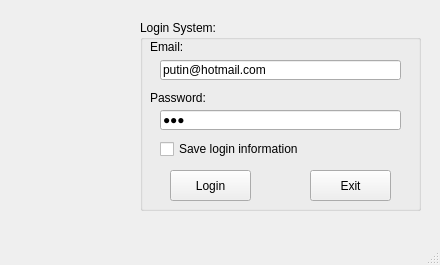
<?xml version="1.0" encoding="UTF-8"?>
<ui version="4.0">
 <class>MainWindow</class>
 <widget class="QMainWindow" name="MainWindow">
  <property name="geometry">
   <rect>
    <x>0</x>
    <y>0</y>
    <width>440</width>
    <height>265</height>
   </rect>
  </property>
  <property name="windowTitle">
   <string>MainWindow</string>
  </property>
  <widget class="QWidget" name="centralwidget">
   <widget class="QGroupBox" name="groupBox">
    <property name="geometry">
     <rect>
      <x>140</x>
      <y>20</y>
      <width>281</width>
      <height>191</height>
     </rect>
    </property>
    <property name="title">
     <string>Login System:</string>
    </property>
    <widget class="QLabel" name="label">
     <property name="geometry">
      <rect>
       <x>10</x>
       <y>20</y>
       <width>47</width>
       <height>14</height>
      </rect>
     </property>
     <property name="text">
      <string>Email:</string>
     </property>
    </widget>
    <widget class="QLineEdit" name="lineEditEmail">
     <property name="geometry">
      <rect>
       <x>20</x>
       <y>40</y>
       <width>241</width>
       <height>20</height>
      </rect>
     </property>
     <property name="text">
      <string>putin@hotmail.com</string>
     </property>
    </widget>
    <widget class="QLabel" name="label_2">
     <property name="geometry">
      <rect>
       <x>10</x>
       <y>70</y>
       <width>81</width>
       <height>16</height>
      </rect>
     </property>
     <property name="text">
      <string>Password:</string>
     </property>
    </widget>
    <widget class="QLineEdit" name="lineEditPassword">
     <property name="geometry">
      <rect>
       <x>20</x>
       <y>90</y>
       <width>241</width>
       <height>20</height>
      </rect>
     </property>
     <property name="text">
      <string>123</string>
     </property>
     <property name="echoMode">
      <enum>QLineEdit::Password</enum>
     </property>
    </widget>
    <widget class="QCheckBox" name="checkBoxSave">
     <property name="geometry">
      <rect>
       <x>20</x>
       <y>120</y>
       <width>191</width>
       <height>18</height>
      </rect>
     </property>
     <property name="text">
      <string>Save login information</string>
     </property>
    </widget>
    <widget class="QPushButton" name="pushButtonLogin">
     <property name="geometry">
      <rect>
       <x>30</x>
       <y>150</y>
       <width>81</width>
       <height>31</height>
      </rect>
     </property>
     <property name="text">
      <string>Login</string>
     </property>
     <property name="icon">
      <iconset>
       <normaloff>../images/ic_login_button.png</normaloff>../images/ic_login_button.png</iconset>
     </property>
    </widget>
    <widget class="QPushButton" name="pushButtonExit">
     <property name="geometry">
      <rect>
       <x>170</x>
       <y>150</y>
       <width>81</width>
       <height>31</height>
      </rect>
     </property>
     <property name="text">
      <string>Exit</string>
     </property>
     <property name="icon">
      <iconset>
       <normaloff>../images/ic_exit_button.png</normaloff>../images/ic_exit_button.png</iconset>
     </property>
    </widget>
   </widget>
   <widget class="QLabel" name="label_3">
    <property name="geometry">
     <rect>
      <x>20</x>
      <y>50</y>
      <width>111</width>
      <height>111</height>
     </rect>
    </property>
    <property name="text">
     <string/>
    </property>
    <property name="pixmap">
     <pixmap>../images/ic_login_screen.png</pixmap>
    </property>
    <property name="scaledContents">
     <bool>true</bool>
    </property>
   </widget>
  </widget>
  <widget class="QMenuBar" name="menubar">
   <property name="geometry">
    <rect>
     <x>0</x>
     <y>0</y>
     <width>440</width>
     <height>22</height>
    </rect>
   </property>
  </widget>
  <widget class="QStatusBar" name="statusbar"/>
 </widget>
 <resources/>
 <connections>
  <connection>
   <sender>pushButtonExit</sender>
   <signal>clicked()</signal>
   <receiver>MainWindow</receiver>
   <slot>close()</slot>
   <hints>
    <hint type="sourcelabel">
     <x>350</x>
     <y>207</y>
    </hint>
    <hint type="destinationlabel">
     <x>219</x>
     <y>132</y>
    </hint>
   </hints>
  </connection>
 </connections>
</ui>
